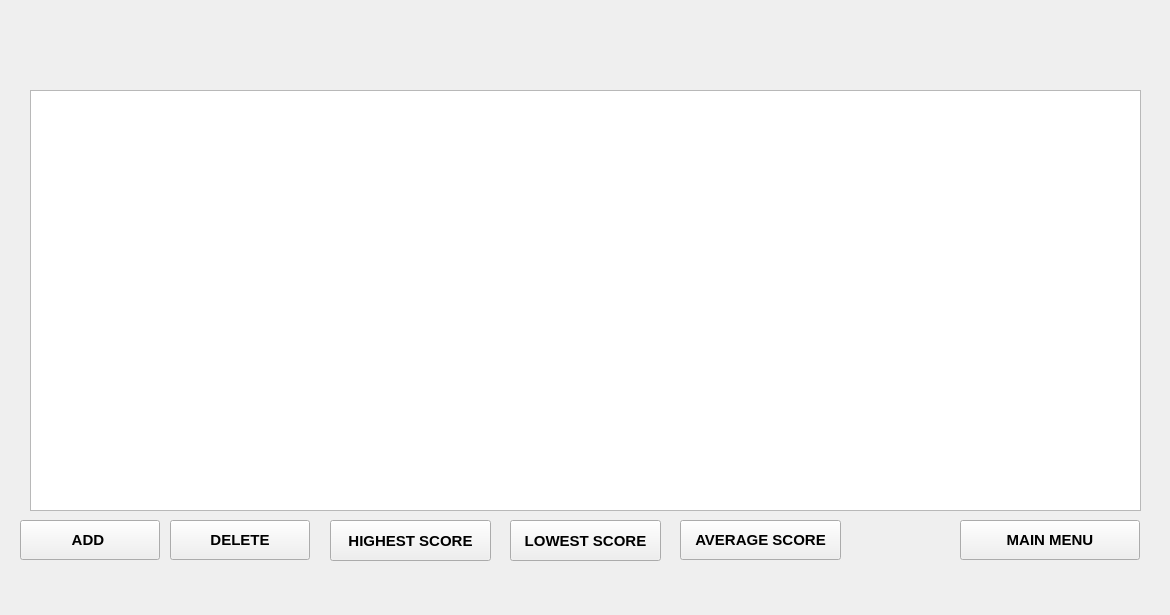
<?xml version="1.0" encoding="UTF-8"?>
<ui version="4.0">
 <class>Studentinfo</class>
 <widget class="QMainWindow" name="Studentinfo">
  <property name="geometry">
   <rect>
    <x>0</x>
    <y>0</y>
    <width>1170</width>
    <height>615</height>
   </rect>
  </property>
  <property name="windowTitle">
   <string>Student Information Data</string>
  </property>
  <widget class="QWidget" name="centralwidget">
   <widget class="QTableView" name="tableView">
    <property name="geometry">
     <rect>
      <x>30</x>
      <y>90</y>
      <width>1111</width>
      <height>421</height>
     </rect>
    </property>
    <property name="font">
     <font>
      <pointsize>11</pointsize>
     </font>
    </property>
   </widget>
   <widget class="QPushButton" name="addstudentbtn">
    <property name="geometry">
     <rect>
      <x>20</x>
      <y>520</y>
      <width>140</width>
      <height>40</height>
     </rect>
    </property>
    <property name="font">
     <font>
      <pointsize>11</pointsize>
      <bold>true</bold>
     </font>
    </property>
    <property name="text">
     <string>ADD </string>
    </property>
   </widget>
   <widget class="QPushButton" name="deletebtn">
    <property name="geometry">
     <rect>
      <x>170</x>
      <y>520</y>
      <width>140</width>
      <height>40</height>
     </rect>
    </property>
    <property name="font">
     <font>
      <pointsize>11</pointsize>
      <bold>true</bold>
     </font>
    </property>
    <property name="text">
     <string>DELETE</string>
    </property>
   </widget>
   <widget class="QPushButton" name="mainmenubtn">
    <property name="geometry">
     <rect>
      <x>960</x>
      <y>520</y>
      <width>180</width>
      <height>40</height>
     </rect>
    </property>
    <property name="font">
     <font>
      <pointsize>11</pointsize>
      <bold>true</bold>
     </font>
    </property>
    <property name="text">
     <string>MAIN MENU</string>
    </property>
   </widget>
   <widget class="QPushButton" name="higestscorebtn">
    <property name="geometry">
     <rect>
      <x>330</x>
      <y>520</y>
      <width>161</width>
      <height>41</height>
     </rect>
    </property>
    <property name="font">
     <font>
      <pointsize>11</pointsize>
      <bold>true</bold>
     </font>
    </property>
    <property name="text">
     <string>HIGHEST SCORE</string>
    </property>
   </widget>
   <widget class="QPushButton" name="lowestscorebutton">
    <property name="geometry">
     <rect>
      <x>510</x>
      <y>520</y>
      <width>151</width>
      <height>41</height>
     </rect>
    </property>
    <property name="font">
     <font>
      <pointsize>11</pointsize>
      <bold>true</bold>
     </font>
    </property>
    <property name="text">
     <string>LOWEST SCORE</string>
    </property>
   </widget>
   <widget class="QPushButton" name="averagebtn">
    <property name="geometry">
     <rect>
      <x>680</x>
      <y>520</y>
      <width>161</width>
      <height>40</height>
     </rect>
    </property>
    <property name="font">
     <font>
      <pointsize>11</pointsize>
      <bold>true</bold>
     </font>
    </property>
    <property name="text">
     <string>AVERAGE SCORE</string>
    </property>
   </widget>
  </widget>
  <widget class="QMenuBar" name="menubar">
   <property name="geometry">
    <rect>
     <x>0</x>
     <y>0</y>
     <width>1170</width>
     <height>26</height>
    </rect>
   </property>
  </widget>
 </widget>
 <resources/>
 <connections/>
</ui>
